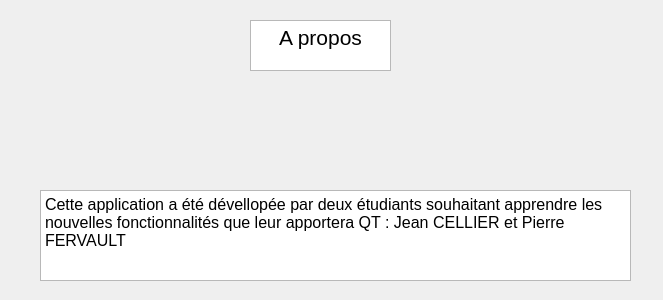
<?xml version="1.0" encoding="UTF-8"?>
<ui version="4.0">
 <class>about</class>
 <widget class="QDialog" name="about">
  <property name="geometry">
   <rect>
    <x>0</x>
    <y>0</y>
    <width>663</width>
    <height>300</height>
   </rect>
  </property>
  <property name="windowTitle">
   <string>Dialog</string>
  </property>
  <widget class="QTextBrowser" name="textBrowser">
   <property name="geometry">
    <rect>
     <x>40</x>
     <y>190</y>
     <width>591</width>
     <height>91</height>
    </rect>
   </property>
   <property name="html">
    <string>&lt;!DOCTYPE HTML PUBLIC &quot;-//W3C//DTD HTML 4.0//EN&quot; &quot;http://www.w3.org/TR/REC-html40/strict.dtd&quot;&gt;
&lt;html&gt;&lt;head&gt;&lt;meta name=&quot;qrichtext&quot; content=&quot;1&quot; /&gt;&lt;style type=&quot;text/css&quot;&gt;
p, li { white-space: pre-wrap; }
&lt;/style&gt;&lt;/head&gt;&lt;body style=&quot; font-family:'MS Shell Dlg 2'; font-size:7.8pt; font-weight:400; font-style:normal;&quot;&gt;
&lt;p style=&quot; margin-top:0px; margin-bottom:0px; margin-left:0px; margin-right:0px; -qt-block-indent:0; text-indent:0px;&quot;&gt;&lt;span style=&quot; font-size:12pt;&quot;&gt;Cette application a été dévellopée par deux étudiants souhaitant apprendre les nouvelles fonctionnalités que leur apportera QT : Jean CELLIER et Pierre FERVAULT &lt;/span&gt;&lt;/p&gt;&lt;/body&gt;&lt;/html&gt;</string>
   </property>
  </widget>
  <widget class="QLabel" name="label">
   <property name="geometry">
    <rect>
     <x>250</x>
     <y>80</y>
     <width>141</width>
     <height>101</height>
    </rect>
   </property>
   <property name="text">
    <string/>
   </property>
   <property name="pixmap">
    <pixmap>polytech.png</pixmap>
   </property>
  </widget>
  <widget class="QTextBrowser" name="textBrowser_2">
   <property name="geometry">
    <rect>
     <x>250</x>
     <y>20</y>
     <width>141</width>
     <height>51</height>
    </rect>
   </property>
   <property name="html">
    <string>&lt;!DOCTYPE HTML PUBLIC &quot;-//W3C//DTD HTML 4.0//EN&quot; &quot;http://www.w3.org/TR/REC-html40/strict.dtd&quot;&gt;
&lt;html&gt;&lt;head&gt;&lt;meta name=&quot;qrichtext&quot; content=&quot;1&quot; /&gt;&lt;style type=&quot;text/css&quot;&gt;
p, li { white-space: pre-wrap; }
&lt;/style&gt;&lt;/head&gt;&lt;body style=&quot; font-family:'MS Shell Dlg 2'; font-size:7.8pt; font-weight:400; font-style:normal;&quot;&gt;
&lt;p align=&quot;center&quot; style=&quot; margin-top:0px; margin-bottom:0px; margin-left:0px; margin-right:0px; -qt-block-indent:0; text-indent:0px;&quot;&gt;&lt;span style=&quot; font-size:16pt;&quot;&gt;A propos&lt;/span&gt;&lt;/p&gt;&lt;/body&gt;&lt;/html&gt;</string>
   </property>
  </widget>
 </widget>
 <resources/>
 <connections/>
</ui>
